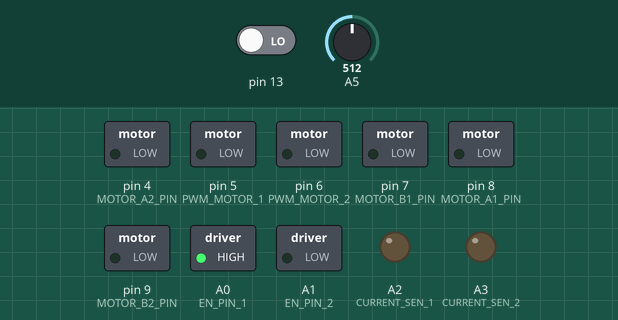
Recording of a sketch running on a simulated Arduino Uno, built with avr-gcc and run on an emulated ATmega328P. Shown: switched loads named in the sketch (green lamp = pin HIGH), output pins drawn as LEDs (lit = HIGH). Dashed ring = blinking. The test bench sets the inputs (shaded band); at power-on: pin 13 LOW, A5 = 512.

Above: at 2.2 s.
2.3 s: pin 13 driven HIGH
At 2.51 s:
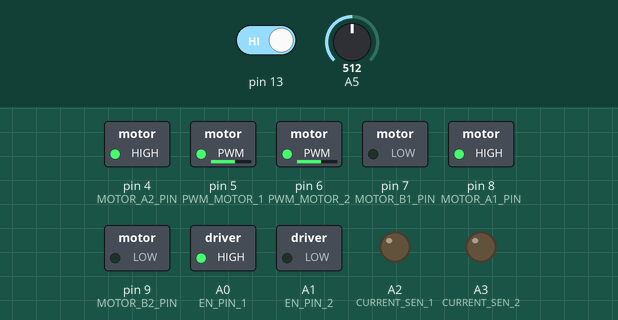
5.3 s: A5 set to 716
8.3 s: A5 set to 306
11.3 s: A5 set to 106
14.3 s: A5 set to 91
At 14.45 s:
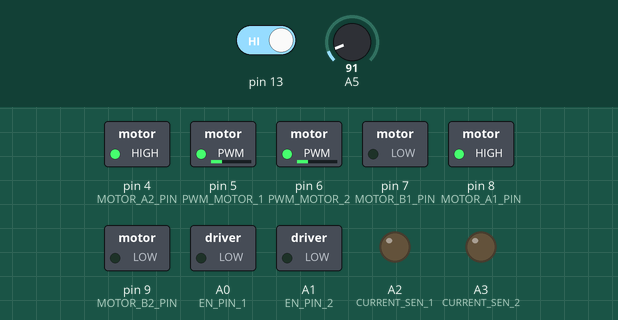
17.3 s: A5 set to 5
Timing chart, 0 to 21.3 s (numbered marks = the images above; inputs shaded):
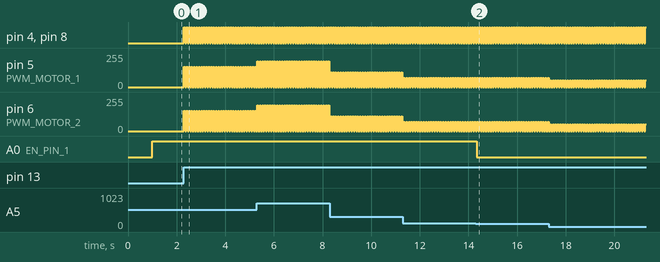

Measured:
- the behaviour switches between 101 and 100 on A5 (found by bisection; images 1 and 2)
- after the input at 2.3 s, pin 4 (MOTOR_A2_PIN), pin 8 (MOTOR_A1_PIN): alternates HIGH for 0.05 s and LOW for 0.05 s, starting at once; pin 5 (PWM_MOTOR_1), pin 6 (PWM_MOTOR_2): alternates 152/255 for 0.05 s and 0/255 for 0.05 s, starting at once
- after the input at 14.3 s, A0 (EN_PIN_1): HIGH → LOW at once

The sketch:

belt.ino
```cpp
#define BRAKE 0
#define CW    1
#define CCW   2
#define CS_THRESHOLD 15   // Definition of safety current (Check: "1.3 Monster Shield Example").

//MOTOR 1
#define MOTOR_A1_PIN 8
#define MOTOR_B1_PIN 7

//MOTOR 2
#define MOTOR_A2_PIN 4
#define MOTOR_B2_PIN 9

#define PWM_MOTOR_1 5
#define PWM_MOTOR_2 6

#define CURRENT_SEN_1 A2
#define CURRENT_SEN_2 A3

#define EN_PIN_1 A0
#define EN_PIN_2 A1

#define MOTOR_1 0
#define MOTOR_2 1

short usSpeed = 60;  //default motor speed
unsigned short usMotor_Status = BRAKE;

void setup() {
  // put your setup code here, to run once:
  pinMode(MOTOR_A1_PIN, OUTPUT);
  pinMode(MOTOR_B1_PIN, OUTPUT);

  pinMode(MOTOR_A2_PIN, OUTPUT);
  pinMode(MOTOR_B2_PIN, OUTPUT);

  pinMode(PWM_MOTOR_1, OUTPUT);
  pinMode(PWM_MOTOR_2, OUTPUT);

  pinMode(CURRENT_SEN_1, OUTPUT);
  pinMode(CURRENT_SEN_2, OUTPUT);

  pinMode(EN_PIN_1, OUTPUT);
  pinMode(EN_PIN_2, OUTPUT);

 pinMode(13,INPUT);
 pinMode(A5,INPUT);
 delay(1000);
 digitalWrite(EN_PIN_1, HIGH);
}

void loop() {
  // put your main code here, to run repeatedly:
int a = analogRead(A5);

if ( a <= 100 ) digitalWrite(EN_PIN_1, LOW);
else digitalWrite(EN_PIN_1, HIGH);

usSpeed = map(a , 0 , 1024 , 50 , 255 );

Stop();
while(digitalRead(13) > 0 ) {
  int a = analogRead(A5);

if ( a <= 100 ) digitalWrite(EN_PIN_1, LOW);
else digitalWrite(EN_PIN_1, HIGH);

usSpeed = map(a , 0 , 1024 , 50 , 255 );

Reverse();
delay(50);
Stop();
delay(50);

}


}


void Stop()
{
  Serial.println("Stop");
  usMotor_Status = BRAKE;
  motorGo(MOTOR_1, usMotor_Status, 0);
  motorGo(MOTOR_2, usMotor_Status, 0);
}

void Forward()
{
  Serial.println("Forward");
  usMotor_Status = CW;
  motorGo(MOTOR_1, usMotor_Status, usSpeed);
  motorGo(MOTOR_2, usMotor_Status, usSpeed);
}

void Reverse()
{
  Serial.println("Reverse");
  usMotor_Status = CCW;
  motorGo(MOTOR_1, usMotor_Status, usSpeed);
  motorGo(MOTOR_2, usMotor_Status, usSpeed);
}


void motorGo(uint8_t motor, uint8_t direct, uint8_t pwm)         //Function that controls the variables: motor(0 ou 1), direction (cw ou ccw) e pwm (entra 0 e 255);
{
  if(motor == MOTOR_1)
  {
    if(direct == CW)
    {
      digitalWrite(MOTOR_A1_PIN, LOW);
      digitalWrite(MOTOR_B1_PIN, HIGH);
    }
    else if(direct == CCW)
    {
      digitalWrite(MOTOR_A1_PIN, HIGH);
      digitalWrite(MOTOR_B1_PIN, LOW);
    }
    else
    {
      digitalWrite(MOTOR_A1_PIN, LOW);
      digitalWrite(MOTOR_B1_PIN, LOW);
    }

    analogWrite(PWM_MOTOR_1, pwm);
  }
  else if(motor == MOTOR_2)
  {
    if(direct == CW)
    {
      digitalWrite(MOTOR_A2_PIN, LOW);
      digitalWrite(MOTOR_B2_PIN, HIGH);
    }
    else if(direct == CCW)
    {
      digitalWrite(MOTOR_A2_PIN, HIGH);
      digitalWrite(MOTOR_B2_PIN, LOW);
    }
    else
    {
      digitalWrite(MOTOR_A2_PIN, LOW);
      digitalWrite(MOTOR_B2_PIN, LOW);
    }

    analogWrite(PWM_MOTOR_2, pwm);
  }
}
```
